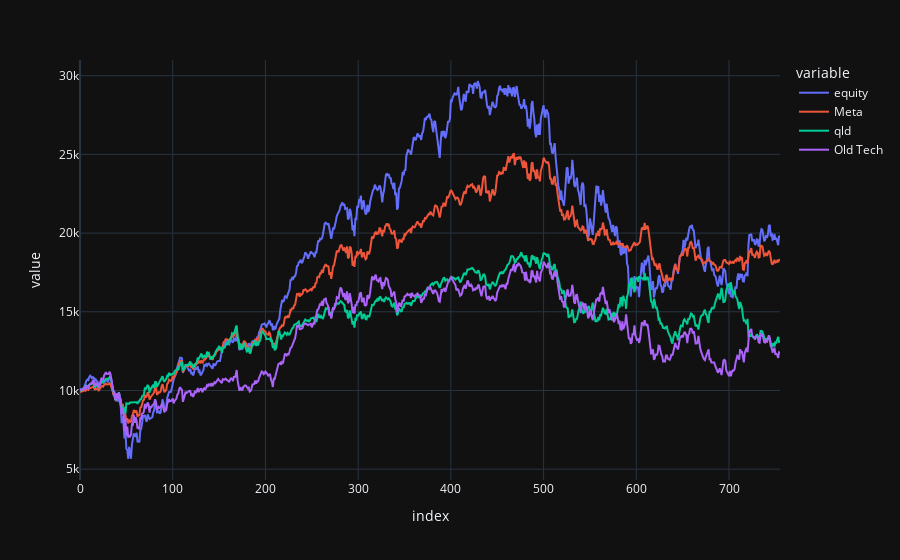

The notebook cell saved with this chart:
### Code cell
fig = px.line(jesse["equity"])
fig.add_scatter(y=meta["new"], name ="Meta")
fig.add_scatter(y=qld["equity"], name = 'qld')
fig.add_scatter(y=ot["equity"], name ="Old Tech")

fig.update_layout(template='plotly_dark')
fig.show()

### Figure 1 — Plotly figure (JSON) as saved in the notebook; plotly's stock layout.template omitted (floating-point values rounded to 4 significant figures; data arrays with more than 128 entries replaced by an {"elided": "..."} marker saying what was removed)
{"data": [{"hovertemplate": "variable=equity<br>index=%{x}<br>value=%{y}<extra></extra>", "legendgroup": "equity", "line": {"color": "#636efa", "dash": "solid"}, "marker": {"symbol": "circle"}, "mode": "lines", "name": "equity", "orientation": "v", "showlegend": true, "type": "scatter", "x": {"elided": "756 int values"}, "xaxis": "x", "y": {"elided": "756 float values"}, "yaxis": "y"}, {"name": "Meta", "type": "scatter", "y": {"elided": "756 float values"}}, {"name": "qld", "type": "scatter", "y": {"elided": "756 float values"}}, {"name": "Old Tech", "type": "scatter", "y": {"elided": "756 float values"}}], "layout": {"legend": {"title": {"text": "variable"}, "tracegroupgap": 0}, "margin": {"t": 60}, "xaxis": {"anchor": "y", "domain": [0, 1], "title": {"text": "index"}}, "yaxis": {"anchor": "x", "domain": [0, 1], "title": {"text": "value"}}}}
